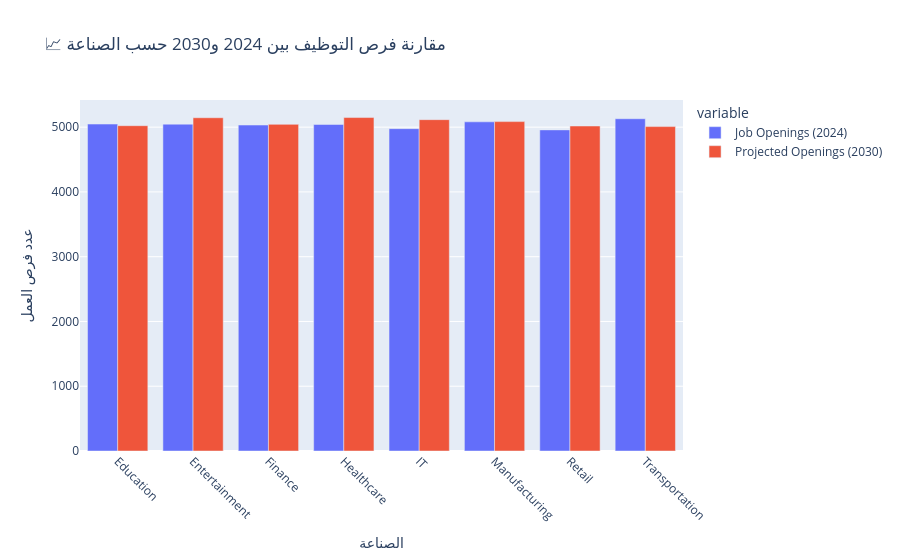
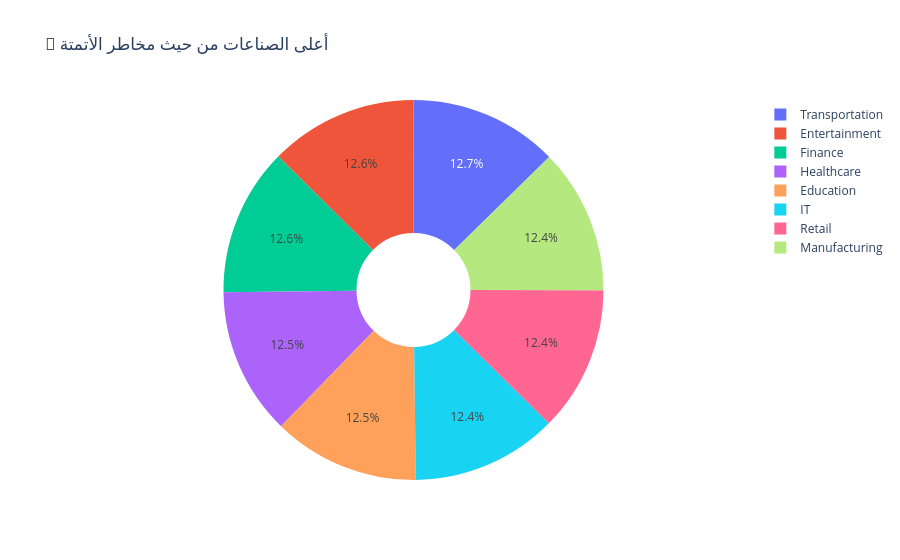
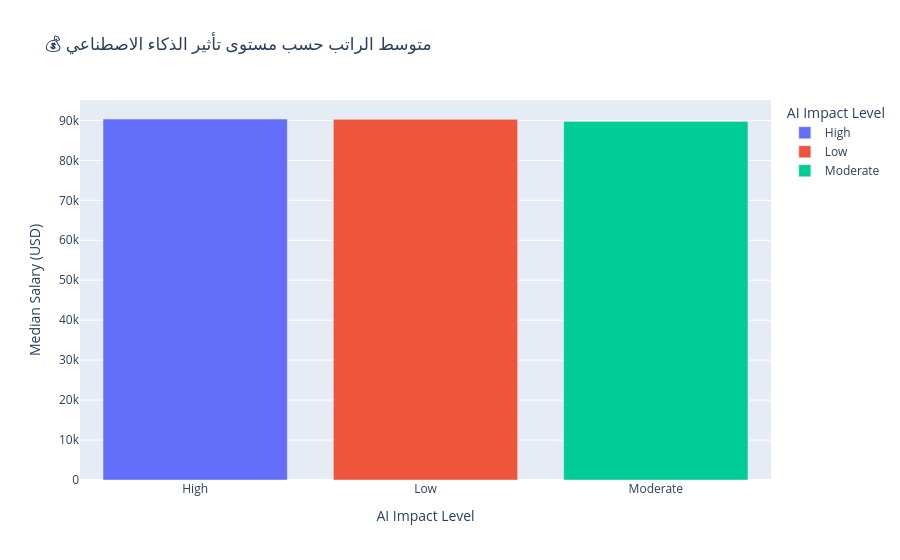
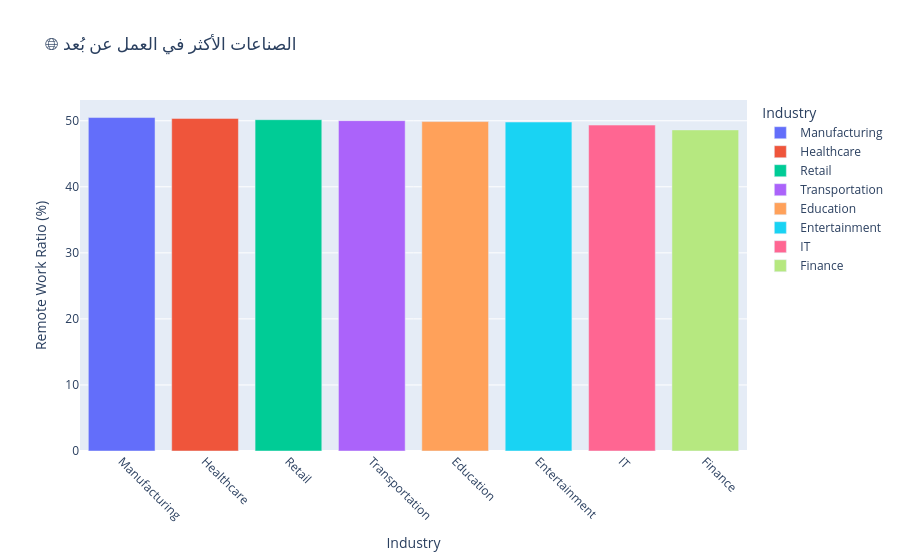

Notebook code cell kept with these figures, in order:
### Markdown cell above
# Dashboard

### Code cell
import pandas as pd
import plotly.express as px
import plotly.graph_objects as go
from IPython.display import display, Markdown


file_path = r'C:\Users\O.R\OneDrive\Desktop\ai_job_trends_dataset.csv'
project = pd.read_csv(file_path, encoding='utf-8')

# تحويل الأعمدة الرقمية
for col in ['Median Salary (USD)', 'Job Openings (2024)', 'Projected Openings (2030)', 
            'Remote Work Ratio (%)', 'Automation Risk (%)', 'Gender Diversity (%)']:
    project[col] = pd.to_numeric(project[col], errors='coerce')


avg_salary = project['Median Salary (USD)'].mean()
avg_auto_risk = project['Automation Risk (%)'].mean()
avg_remote = project['Remote Work Ratio (%)'].mean()
avg_gender = project['Gender Diversity (%)'].mean()
growth_jobs = project['Projected Openings (2030)'].sum() - project['Job Openings (2024)'].sum()

display(Markdown(f"""
# 🧠 **AI Job Trends Dashboard**
---
**📅 إجمالي نمو فرص العمل:** `{growth_jobs:,.0f}`  
**💰 متوسط الراتب:** `${avg_salary:,.0f}`  
**🤖 متوسط خطر الأتمتة:** `{avg_auto_risk:.1f}%`  
**🌐 متوسط نسبة العمل عن بُعد:** `{avg_remote:.1f}%`  
**👩💼 متوسط التنوع بين الجنسين:** `{avg_gender:.1f}%`
"""))


job_trends = project.groupby('Industry')[['Job Openings (2024)', 'Projected Openings (2030)']].mean().reset_index()

fig1 = px.bar(
    job_trends,
    x='Industry',
    y=['Job Openings (2024)', 'Projected Openings (2030)'],
    barmode='group',
    title='📈 مقارنة فرص التوظيف بين 2024 و2030 حسب الصناعة',
    labels={'value': 'عدد فرص العمل', 'Industry': 'الصناعة'}
)
fig1.update_layout(xaxis_tickangle=45)
fig1.show()


auto_risk = project.groupby('Industry')['Automation Risk (%)'].mean().sort_values(ascending=False).head(10)

fig2 = px.pie(
    values=auto_risk,
    names=auto_risk.index,
    title='🤖 أعلى الصناعات من حيث مخاطر الأتمتة',
    hole=0.3
)
fig2.show()


fig3 = px.bar(
    project.groupby('AI Impact Level')['Median Salary (USD)'].mean().reset_index(),
    x='AI Impact Level',
    y='Median Salary (USD)',
    color='AI Impact Level',
    title='💰 متوسط الراتب حسب مستوى تأثير الذكاء الاصطناعي'
)
fig3.show()


fig4 = px.bar(
    project.groupby('Industry')['Remote Work Ratio (%)'].mean().sort_values(ascending=False).head(10).reset_index(),
    x='Industry',
    y='Remote Work Ratio (%)',
    title='🌐 الصناعات الأكثر في العمل عن بُعد',
    color='Industry'
)
fig4.update_layout(xaxis_tickangle=45)
fig4.show()

fig5 = px.bar(
    project.groupby('Industry')['Gender Diversity (%)'].mean().sort_values(ascending=False).reset_index(),
    x='Industry',
    y='Gender Diversity (%)',
    title='👩💼 التنوع بين الجنسين حسب الصناعة',
    color='Gender Diversity (%)'
)
fig5.update_layout(xaxis_tickangle=45)
fig5.show()

### Figure 1 — Plotly figure (JSON) as saved in the notebook; plotly's stock layout.template omitted (floating-point values rounded to 4 significant figures)
{"data": [{"alignmentgroup": "True", "hovertemplate": "variable=Job Openings (2024)<br>الصناعة=%{x}<br>عدد فرص العمل=%{y}<extra></extra>", "legendgroup": "Job Openings (2024)", "marker": {"color": "#636efa", "pattern": {"shape": ""}}, "name": "Job Openings (2024)", "offsetgroup": "Job Openings (2024)", "orientation": "v", "showlegend": true, "textposition": "auto", "type": "bar", "x": ["Education", "Entertainment", "Finance", "Healthcare", "IT", "Manufacturing", "Retail", "Transportation"], "xaxis": "x", "y": [5048.0, 5046.0, 5033.0, 5042.0, 4977.0, 5082.0, 4958.0, 5130.0], "yaxis": "y"}, {"alignmentgroup": "True", "hovertemplate": "variable=Projected Openings (2030)<br>الصناعة=%{x}<br>عدد فرص العمل=%{y}<extra></extra>", "legendgroup": "Projected Openings (2030)", "marker": {"color": "#EF553B", "pattern": {"shape": ""}}, "name": "Projected Openings (2030)", "offsetgroup": "Projected Openings (2030)", "orientation": "v", "showlegend": true, "textposition": "auto", "type": "bar", "x": ["Education", "Entertainment", "Finance", "Healthcare", "IT", "Manufacturing", "Retail", "Transportation"], "xaxis": "x", "y": [5023.0, 5145.0, 5043.0, 5148.0, 5116.0, 5086.0, 5018.0, 5009.0], "yaxis": "y"}], "layout": {"barmode": "group", "legend": {"title": {"text": "variable"}, "tracegroupgap": 0}, "title": {"text": "📈 مقارنة فرص التوظيف بين 2024 و2030 حسب الصناعة"}, "xaxis": {"anchor": "y", "domain": [0, 1], "tickangle": 45, "title": {"text": "الصناعة"}}, "yaxis": {"anchor": "x", "domain": [0, 1], "title": {"text": "عدد فرص العمل"}}}}

### Figure 2 — Plotly figure (JSON) as saved in the notebook; plotly's stock layout.template omitted (floating-point values rounded to 4 significant figures)
{"data": [{"domain": {"x": [0, 1], "y": [0, 1]}, "hole": 0.3, "hovertemplate": "label=%{label}<br>value=%{value}<extra></extra>", "labels": ["Transportation", "Entertainment", "Finance", "Healthcare", "Education", "IT", "Retail", "Manufacturing"], "legendgroup": "", "name": "", "showlegend": true, "type": "pie", "values": [50.79, 50.59, 50.51, 50.27, 50.01, 49.88, 49.61, 49.59]}], "layout": {"legend": {"tracegroupgap": 0}, "title": {"text": "🤖 أعلى الصناعات من حيث مخاطر الأتمتة"}}}

### Figure 3 — Plotly figure (JSON) as saved in the notebook; plotly's stock layout.template omitted (floating-point values rounded to 4 significant figures)
{"data": [{"hovertemplate": "AI Impact Level=%{x}<br>Median Salary (USD)=%{y}<extra></extra>", "legendgroup": "High", "marker": {"color": "#636efa", "pattern": {"shape": ""}}, "name": "High", "orientation": "v", "showlegend": true, "textposition": "auto", "type": "bar", "x": ["High"], "xaxis": "x", "y": [90350.0], "yaxis": "y"}, {"hovertemplate": "AI Impact Level=%{x}<br>Median Salary (USD)=%{y}<extra></extra>", "legendgroup": "Low", "marker": {"color": "#EF553B", "pattern": {"shape": ""}}, "name": "Low", "orientation": "v", "showlegend": true, "textposition": "auto", "type": "bar", "x": ["Low"], "xaxis": "x", "y": [90270.0], "yaxis": "y"}, {"hovertemplate": "AI Impact Level=%{x}<br>Median Salary (USD)=%{y}<extra></extra>", "legendgroup": "Moderate", "marker": {"color": "#00cc96", "pattern": {"shape": ""}}, "name": "Moderate", "orientation": "v", "showlegend": true, "textposition": "auto", "type": "bar", "x": ["Moderate"], "xaxis": "x", "y": [89740.0], "yaxis": "y"}], "layout": {"barmode": "relative", "legend": {"title": {"text": "AI Impact Level"}, "tracegroupgap": 0}, "title": {"text": "💰 متوسط الراتب حسب مستوى تأثير الذكاء الاصطناعي"}, "xaxis": {"anchor": "y", "categoryarray": ["High", "Low", "Moderate"], "categoryorder": "array", "domain": [0, 1], "title": {"text": "AI Impact Level"}}, "yaxis": {"anchor": "x", "domain": [0, 1], "title": {"text": "Median Salary (USD)"}}}}

### Figure 4 — Plotly figure (JSON) as saved in the notebook; plotly's stock layout.template omitted (floating-point values rounded to 4 significant figures)
{"data": [{"hovertemplate": "Industry=%{x}<br>Remote Work Ratio (%)=%{y}<extra></extra>", "legendgroup": "Manufacturing", "marker": {"color": "#636efa", "pattern": {"shape": ""}}, "name": "Manufacturing", "orientation": "v", "showlegend": true, "textposition": "auto", "type": "bar", "x": ["Manufacturing"], "xaxis": "x", "y": [50.49], "yaxis": "y"}, {"hovertemplate": "Industry=%{x}<br>Remote Work Ratio (%)=%{y}<extra></extra>", "legendgroup": "Healthcare", "marker": {"color": "#EF553B", "pattern": {"shape": ""}}, "name": "Healthcare", "orientation": "v", "showlegend": true, "textposition": "auto", "type": "bar", "x": ["Healthcare"], "xaxis": "x", "y": [50.36], "yaxis": "y"}, {"hovertemplate": "Industry=%{x}<br>Remote Work Ratio (%)=%{y}<extra></extra>", "legendgroup": "Retail", "marker": {"color": "#00cc96", "pattern": {"shape": ""}}, "name": "Retail", "orientation": "v", "showlegend": true, "textposition": "auto", "type": "bar", "x": ["Retail"], "xaxis": "x", "y": [50.16], "yaxis": "y"}, {"hovertemplate": "Industry=%{x}<br>Remote Work Ratio (%)=%{y}<extra></extra>", "legendgroup": "Transportation", "marker": {"color": "#ab63fa", "pattern": {"shape": ""}}, "name": "Transportation", "orientation": "v", "showlegend": true, "textposition": "auto", "type": "bar", "x": ["Transportation"], "xaxis": "x", "y": [50.01], "yaxis": "y"}, {"hovertemplate": "Industry=%{x}<br>Remote Work Ratio (%)=%{y}<extra></extra>", "legendgroup": "Education", "marker": {"color": "#FFA15A", "pattern": {"shape": ""}}, "name": "Education", "orientation": "v", "showlegend": true, "textposition": "auto", "type": "bar", "x": ["Education"], "xaxis": "x", "y": [49.87], "yaxis": "y"}, {"hovertemplate": "Industry=%{x}<br>Remote Work Ratio (%)=%{y}<extra></extra>", "legendgroup": "Entertainment", "marker": {"color": "#19d3f3", "pattern": {"shape": ""}}, "name": "Entertainment", "orientation": "v", "showlegend": true, "textposition": "auto", "type": "bar", "x": ["Entertainment"], "xaxis": "x", "y": [49.81], "yaxis": "y"}, {"hovertemplate": "Industry=%{x}<br>Remote Work Ratio (%)=%{y}<extra></extra>", "legendgroup": "IT", "marker": {"color": "#FF6692", "pattern": {"shape": ""}}, "name": "IT", "orientation": "v", "showlegend": true, "textposition": "auto", "type": "bar", "x": ["IT"], "xaxis": "x", "y": [49.34], "yaxis": "y"}, {"hovertemplate": "Industry=%{x}<br>Remote Work Ratio (%)=%{y}<extra></extra>", "legendgroup": "Finance", "marker": {"color": "#B6E880", "pattern": {"shape": ""}}, "name": "Finance", "orientation": "v", "showlegend": true, "textposition": "auto", "type": "bar", "x": ["Finance"], "xaxis": "x", "y": [48.61], "yaxis": "y"}], "layout": {"barmode": "relative", "legend": {"title": {"text": "Industry"}, "tracegroupgap": 0}, "title": {"text": "🌐 الصناعات الأكثر في العمل عن بُعد"}, "xaxis": {"anchor": "y", "categoryarray": ["Manufacturing", "Healthcare", "Retail", "Transportation", "Education", "Entertainment", "IT", "Finance"], "categoryorder": "array", "domain": [0, 1], "tickangle": 45, "title": {"text": "Industry"}}, "yaxis": {"anchor": "x", "domain": [0, 1], "title": {"text": "Remote Work Ratio (%)"}}}}
